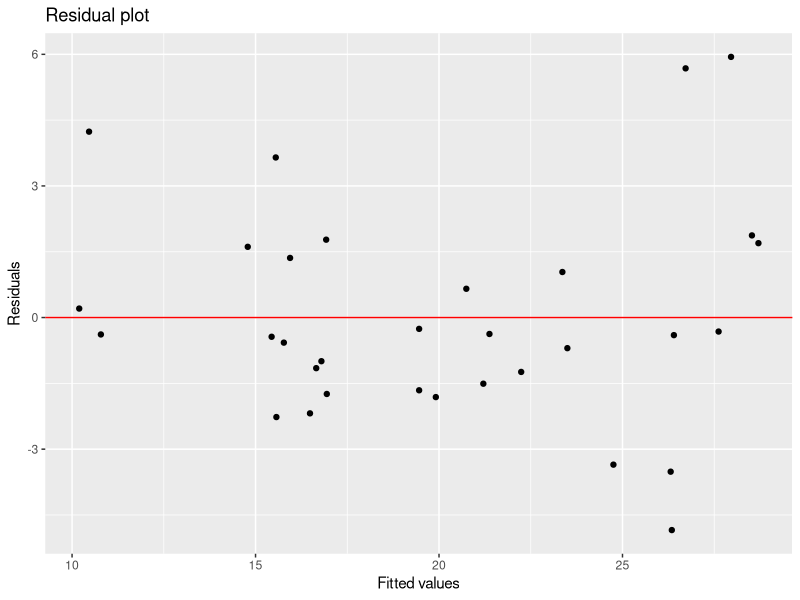

Here is the R script that generated this plot:
## ---- chunk 1
data("mtcars")
## ---- chunk 2
head(mtcars)
## ---- chunk 3
fit <- lm(mpg ~ cyl + wt + gear, data = mtcars)
## ---- chunk 4
library(ggplot2)
qplot(predict(fit),resid(fit), xlab = "Fitted values", ylab = "Residuals", main = "Residual plot") + geom_hline(yintercept = 0, color="red")
